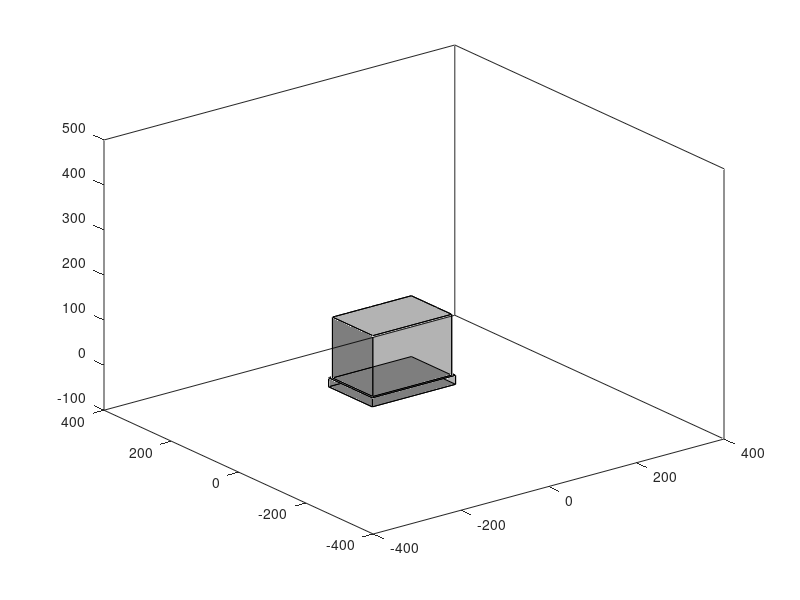

This figure's MATLAB source:
function Draw_Base()
       %d1 = 4;
    Xmin = -400;
    Xmax = 400;
    Ymin = -400;
    Ymax = 400;
    Zmin = -100;
    Zmax = 500;
    %[X,Y,Z] = cylinder(1.5);
    %Z = Z * d1+1.5;

% Kích thước của hình chữ nhật lớn
    rectWidth = 180;
    rectLength = 120;
    rectHeight = 155;

    % Kích thước của hình chữ nhật nhỏ (đế trụ)
    smallRectWidth = 190;
    smallRectLength = 130;
    smallRectHeight = 20;

    % Tạo các đỉnh của hình chữ nhật lớn
    vertices = [-rectWidth/2-50, -rectLength/2, 20;
                rectWidth/2-50, -rectLength/2, 20;
                rectWidth/2-50, rectLength/2, 20;
                -rectWidth/2-50, rectLength/2, 20;
                -rectWidth/2-50, -rectLength/2, rectHeight;
                rectWidth/2-50, -rectLength/2, rectHeight;
                rectWidth/2-50, rectLength/2, rectHeight;
                -rectWidth/2-50, rectLength/2, rectHeight];

    % Tạo các đỉnh của hình chữ nhật nhỏ (đế trụ)
    verticesSmall = [-smallRectWidth/2-50, -smallRectLength/2, 0;
                     smallRectWidth/2-50, -smallRectLength/2, 0;
                     smallRectWidth/2-50, smallRectLength/2, 0;
                     -smallRectWidth/2-50, smallRectLength/2, 0;
                     -smallRectWidth/2-50, -smallRectLength/2, smallRectHeight;
                     smallRectWidth/2-50, -smallRectLength/2, smallRectHeight;
                     smallRectWidth/2-50, smallRectLength/2, smallRectHeight;
                     -smallRectWidth/2-50, smallRectLength/2, smallRectHeight];

    % Liệt kê các đỉnh cho từng mặt của hình chữ nhật lớn
    vertices1 = vertices(1:4, :); % Mặt dưới
    vertices2 = vertices(5:8, :); % Mặt trên
    vertices3 = [vertices(1, :); vertices(2, :); vertices(6, :); vertices(5, :)]; % Mặt bên trái
    vertices4 = [vertices(2, :); vertices(3, :); vertices(7, :); vertices(6, :)]; % Mặt bên phải
    vertices5 = [vertices(3, :); vertices(4, :); vertices(8, :); vertices(7, :)]; % Mặt sau
    vertices6 = [vertices(4, :); vertices(1, :); vertices(5, :); vertices(8, :)]; % Mặt trước

    % Liệt kê các đỉnh cho từng mặt của hình chữ nhật nhỏ (đế trụ)
    verticesSmall1 = verticesSmall(1:4, :); % Mặt dưới của hình chữ nhật nhỏ
    verticesSmall2 = verticesSmall(5:8, :); % Mặt trên của hình chữ nhật nhỏ
    verticesSmall3 = [verticesSmall(1, :); verticesSmall(2, :); verticesSmall(6, :); verticesSmall(5, :)]; % Mặt bên trái của hình chữ nhật nhỏ
    verticesSmall4 = [verticesSmall(2, :); verticesSmall(3, :); verticesSmall(7, :); verticesSmall(6, :)]; % Mặt bên phải của hình chữ nhật nhỏ
    verticesSmall5 = [verticesSmall(3, :); verticesSmall(4, :); verticesSmall(8, :); verticesSmall(7, :)]; % Mặt sau của hình chữ nhật nhỏ
    verticesSmall6 = [verticesSmall(4, :); verticesSmall(1, :); verticesSmall(5, :); verticesSmall(8, :)]; % Mặt trước của hình chữ nhật nhỏ

     % Vẽ tất cả 6 mặt của hình chữ nhật lớn và đặt màu
    fill3(vertices1(:,1), vertices1(:,2), vertices1(:,3), [0, 0, 0]/255,'FaceAlpha',0.3); % Mặt dưới
    hold on
    fill3(vertices2(:,1), vertices2(:,2), vertices2(:,3), [0, 0, 0]/255,'FaceAlpha',0.3); % Mặt trên
    fill3(vertices3(:,1), vertices3(:,2), vertices3(:,3), [0, 0, 0]/255,'FaceAlpha',0.3); % Mặt bên trái
    fill3(vertices4(:,1), vertices4(:,2), vertices4(:,3), [0, 0, 0]/255,'FaceAlpha',0.3); % Mặt bên phải
    fill3(vertices5(:,1), vertices5(:,2), vertices5(:,3), [0, 0, 0]/255,'FaceAlpha',0.3); % Mặt sau
    fill3(vertices6(:,1), vertices6(:,2), vertices6(:,3), [0, 0, 0]/255,'FaceAlpha',0.3); % Mặt trước

    % Vẽ tất cả 6 mặt của hình chữ nhật nhỏ (đế trụ) và đặt màu
    fill3(verticesSmall1(:,1), verticesSmall1(:,2), verticesSmall1(:,3), [0, 0, 0]/255,'FaceAlpha',0.3); % Mặt dưới của hình chữ nhật nhỏ
    fill3(verticesSmall2(:,1), verticesSmall2(:,2), verticesSmall2(:,3), [0, 0, 0]/255,'FaceAlpha',0.3); % Mặt trên của hình chữ nhật nhỏ
    fill3(verticesSmall3(:,1), verticesSmall3(:,2), verticesSmall3(:,3), [0, 0, 0]/255,'FaceAlpha',0.3); % Mặt bên trái của hình chữ nhật nhỏ
    fill3(verticesSmall4(:,1), verticesSmall4(:,2), verticesSmall4(:,3), [0, 0, 0]/255,'FaceAlpha',0.3); % Mặt bên phải của hình chữ nhật nhỏ
    fill3(verticesSmall5(:,1), verticesSmall5(:,2), verticesSmall5(:,3), [0, 0, 0]/255,'FaceAlpha',0.3); % Mặt sau của hình chữ nhật nhỏ
    fill3(verticesSmall6(:,1), verticesSmall6(:,2), verticesSmall6(:,3), [0, 0, 0]/255,'FaceAlpha',0.3); % Mặt trước của hình chữ nhật nhỏ


    % Tạo thông số cho hình trụ lớn
    %bigCylinderRadius = 2.5;
    %bigCylinderHeight = 1.5;
    %bigCylinderColor = [0, 0, 255]/255; % Màu xanh lam

    % Tạo hình trụ lớn
    %[bigX, bigY, bigZ] = cylinder(bigCylinderRadius);
    %bigZ = bigZ * bigCylinderHeight;

    % Vẽ hình trụ lớn và đặt màu
    %fill3(bigX(2,:), bigY(2,:), bigZ, 'b');
    %hold on
    %surf(bigX, bigY, bigZ, 'FaceColor', bigCylinderColor);
    
    %hold on

    % Vẽ hình trụ nhỏ
    %surf(X, Y, Z, 'FaceColor', [0, 0, 255]/255);
    
    % Tô màu mặt trên cùng của hình trụ nhỏ
    %fill3(X(2,:), Y(2,:), Z, 'b');
    
    axis([Xmin, Xmax, Ymin, Ymax, Zmin, Zmax]);
end
